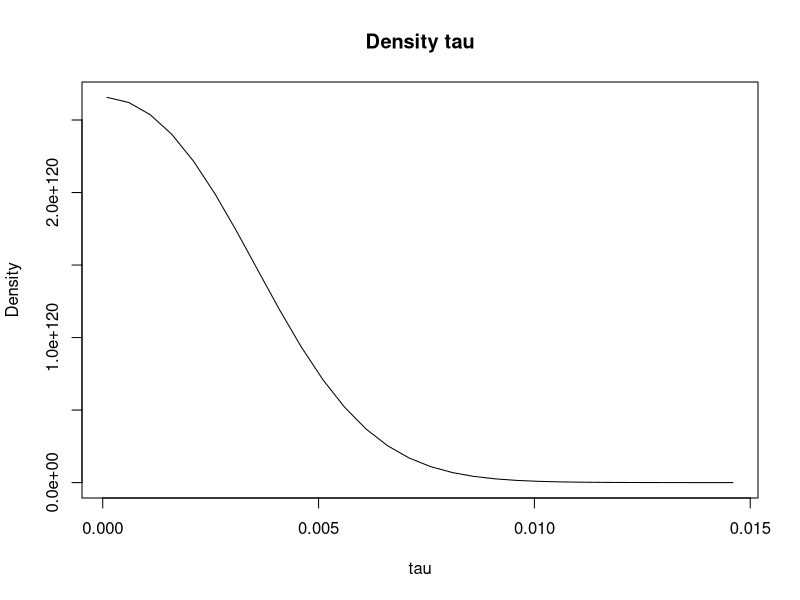
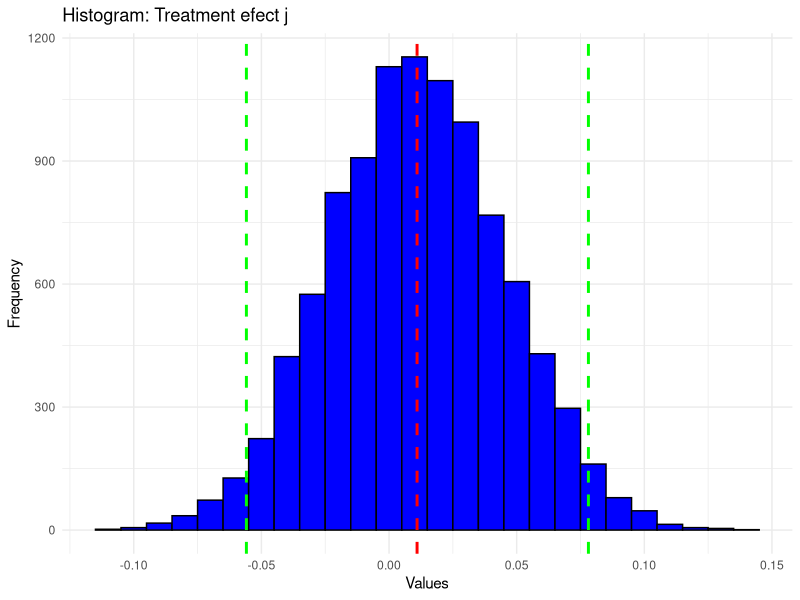

Source code (R) for these figures, in order:
## ---- chunk 1
# Bayesian hierarchical models for treatment effects
data <- read.csv("byCountry_testscores.csv", header = TRUE)
attach(data)
TE <- X_beta # c(28, 8, -3, 7, -1, 1, 18, 12)
summary(TE)
StEr <- X_stderr # c(15, 10, 16, 11, 9, 11, 10, 18)
summary(StEr)
J <-length(TE)

# Posterior tau
PostTau <- function(tau){
  Vmui <- sum((StEr^2+tau^2)^-1)
  muhat <- sum((1/(StEr^2+tau^2))*TE)/sum((1/(StEr^2+tau^2)))
  term <- NULL
  for(j in 1:J){
    termj <- (StEr[j]^2+tau^2)^(-1/2)*exp(-(TE[j]-muhat)^2/(2*(StEr[j]^2+tau^2)))
    term <- c(term, termj)
  }
  denstau <- Vmui^(-0.5)*prod(term)
  return(denstau)
}
tau0 <- seq(0.0001,0.015,0.0005)
ProbTau <- sapply(tau0, PostTau)
plot(tau0, ProbTau, type = "l", main = "Density tau", ylab = "Density", xlab = "tau")


PostMu <- function(tau){
  Vmui <- sum((StEr^2+tau^2)^-1)
  muhat <- sum((1/(StEr^2+tau^2))*TE)/sum((1/(StEr^2+tau^2)))
  mu <- rnorm(1, muhat, (1/Vmui)^0.5)
  return(mu)
}
tau <- 0.005
mu <- PostMu(tau)

PostThetaj <- function(mu, tau, j){
  thetahatj <- (TE[j]/StEr[j]^2+mu/tau^2)/(1/StEr[j]^2+1/tau^2)
  Vj <- 1/(1/StEr[j]^2+1/tau^2)
  thetaj <- rnorm(1, thetahatj, Vj^0.5)
  return(thetaj)
}
PostThetaj(mu, tau, 7)

# Gibbs sampler
S <- 10000
THETA <- matrix(NA, S, J)
ProbTau <- sapply(tau0, PostTau)
tau <- sample(tau0, S, prob = ProbTau, replace = TRUE)
mu <- sapply(tau, PostMu)
for(j in 1:J){
  thetaj <- sapply(1:S, function(s){PostThetaj(mu = mu[s], tau = tau[s], j = j)})
  THETA[,j] <- thetaj
}

summary(coda::mcmc(tau))
summary(coda::mcmc(mu))
summary(coda::mcmc(THETA))

# # Posterior distribution of thetaj given tau, and averaging over mu
# THETAtau <- matrix(NA, length(tau0), J)
# for (s in 1:length(tau0)){
#   mus <- replicate(20000, PostMu(tau0[s]))
#   for(j in 1:J){
#     thetajtau <- mean(sapply(1:S, function(l){PostThetaj(mu = mus[l], tau = tau0[s], j = j)}), na.rm = TRUE)
#     THETAtau[s,j] <- thetajtau
#   }
# }
# 
# plot(tau0, THETAtau[,1], type = "l")

# Predictive distribution
j <- 3
TEj <- c(sapply(1:S, function(s) {rnorm(1, mean = THETA[s,j], sd = StEr[j])}))
require(ggplot2)
dfj <- data.frame(TEj = TEj)
ggplot(dfj, aes(x = TEj)) +
  geom_histogram(binwidth = 0.01, fill = "blue", color = "black", ) +
  labs(title = "Histogram: Treatment efect j", x = "Values", y = "Frequency") +
  geom_vline(aes(xintercept = mean(TEj)), color = "red", linetype = "dashed", linewidth = 1) +
  geom_vline(aes(xintercept = quantile(TEj, 0.025)), color = "green", linetype = "dashed", linewidth = 1) +
  geom_vline(aes(xintercept = quantile(TEj, 0.975)), color = "green", linetype = "dashed", linewidth = 1) +
  theme_minimal()
summary(coda::mcmc(TEj))

